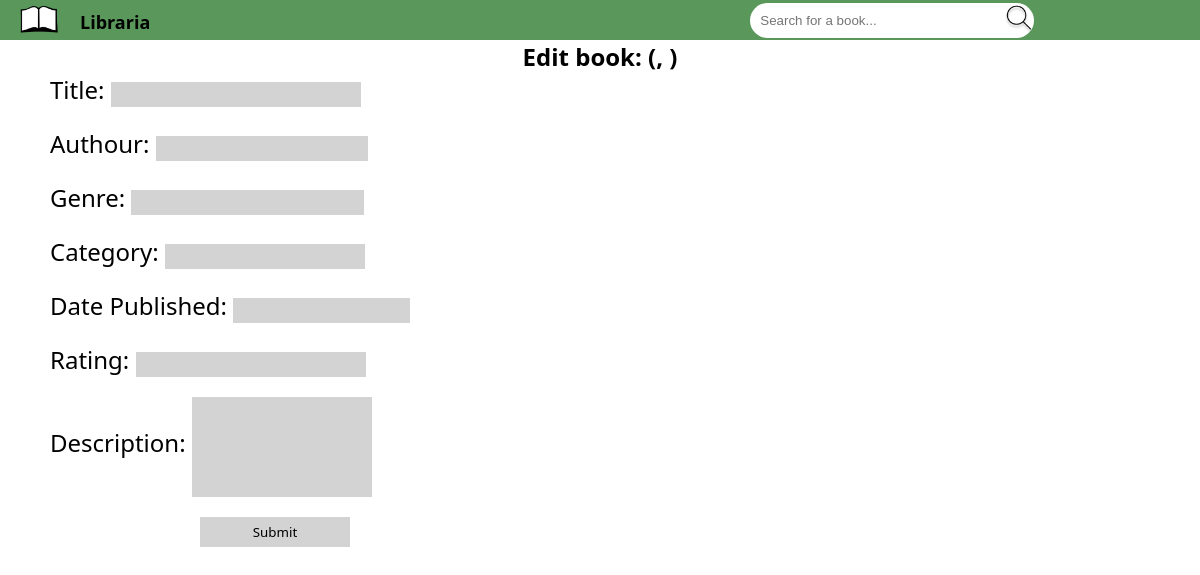
Before: /edit/19 with the older database file.
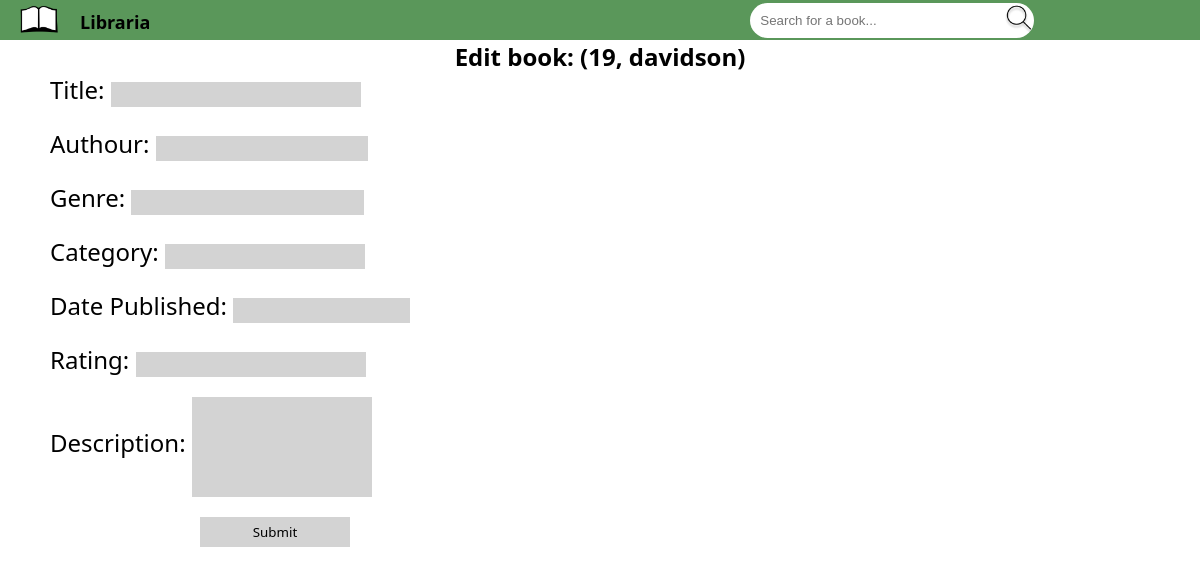
After: the same page with the newer database file.
### tables this page shows
CREATE TABLE "library" (
	"Id"	INTEGER NOT NULL UNIQUE,
	"Title"	TEXT NOT NULL,
	"Authour"	TEXT NOT NULL,
	"Genre"	TEXT NOT NULL,
	"Category"	TEXT NOT NULL,
	"Published"	TEXT NOT NULL,
	"Rating"	INTEGER NOT NULL,
	"Description"	TEXT NOT NULL,
	PRIMARY KEY("Id" AUTOINCREMENT)
);

### app.py (the view, shortened to what this page needs)
@app.route('/edit/<int:id>', methods=('GET', 'POST'))
def edit_book(id):
    conn = get_db_connection()
    book = conn.execute('SELECT * FROM library WHERE id=?', (id,)).fetchone()
    return render_template('edit_book.html', book=book)

### app.py (called while the page is built)
def get_db_connection():
    conn = sqlite3.connect('book.db')
    conn.row_factory = sqlite3.Row
    return conn

### templates/edit_book.html (shortened to what this page needs)
{% extends "index.html" %}
{% block body %}
<h2 id="nbheader">Edit book: ({{ book.id }}, {{book.title}})</h2>
<form method="post">
    <label for="text" class="info">Title: </label>
        <input type="text" class="input" name="intitle" id="intitle" required><br>
    <label for="text" class="info">Authour: </label>
        <input type="text" class="input" name="inauthour" id="inauthour" required><br>
    <label for="text" class="info">Genre: </label>
        <input type="text" class="input" name="ingenre" id="ingenre" required><br>
    <label for="text" class="info">Category: </label>
        <input type="text" class="input" name="incategory" id="incategory" required><br>
    <label for="text" class="info">Date Published: </label>
        <input type="text" class="input" name="indop" id="indop" required><br>
    <label for="text" class="info">Rating: </label>
        <input type="text" class="input" name="inrating" id="inrating" required><br>
    <label for="text" class="info">Description: </label>
        <input type="text" class="input" name="indescription" id="indescription" required><br>
    <button type="submit" id="submit">Submit</button>
</form>
{% endblock %}

Changed rows visible on the page:
added library: id "19", title "davidson"
